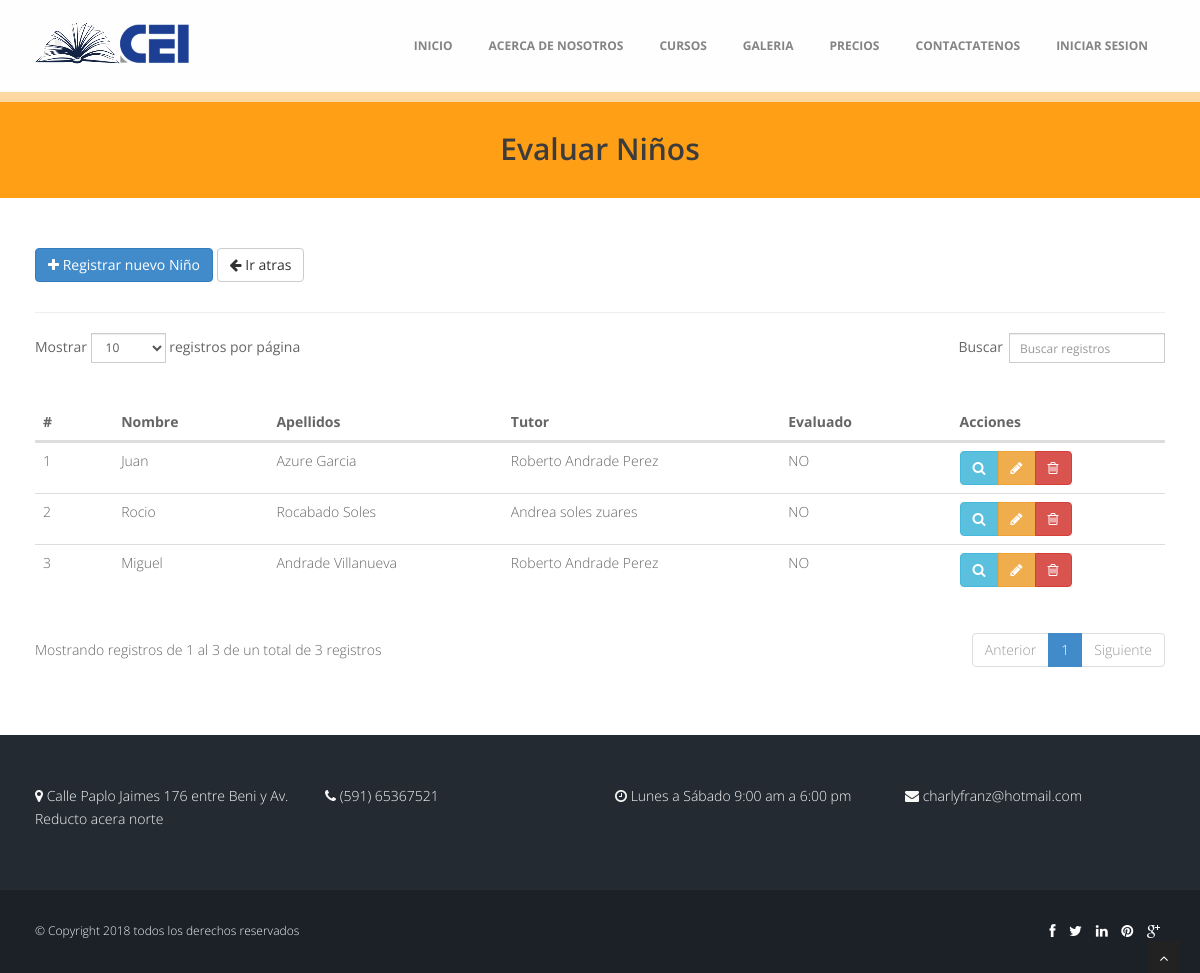
/index.php/admin/ninos/evaluar, run on the app's committed database.
### tables this page shows
CREATE TABLE `nino` (
  `ID_NINO` int(11) NOT NULL,
  `ID_TUTOR` int(11) DEFAULT NULL,
  `ID_RELACION_TUTOR` int(11) DEFAULT NULL,
  `ID_GRUPO` int(11) DEFAULT NULL,
  `URL_FOTO` varchar(30) DEFAULT NULL,
  `NOMBRE` varchar(20) DEFAULT NULL,
  `AP_PATERNO` varchar(20) DEFAULT NULL,
  `AP_MATERNO` varchar(20) DEFAULT NULL,
  `GENERO` varchar(15) DEFAULT NULL,
  `CI` int(11) DEFAULT NULL,
  `FECHA_NACIMIENTO` varchar(10) DEFAULT NULL,
  `FECHA_REGISTRO` varchar(10) DEFAULT NULL,
  `HABILITADO` tinyint(1) DEFAULT NULL
);

### application/controllers/admin/ninos.php (called while the page is built, shortened)
<?php
class Ninos extends CI_Controller {
  public function __construct(){
    $this->load->helper(array('form', 'url'));
    $this->load->model("model_ninos");
    $this->load->model("model_tutores");
    $this->load->model("model_relacion_tutor");
    $this->load->model("model_grupo");
  }
  public function evaluar(){
    $data = array(
      'ninos' => $this->model_ninos->getAll(),
    );
		$this->load->view('header');
		$this->load->view('admin/ninos/n_vista_evaluar', $data);
		$this->load->view('footer');
  }
}

### index.php (called while the page is built, shortened)
<?php
require_once BASEPATH.'core/CodeIgniter.php';

### application/models/model_ninos.php (called while the page is built, shortened)
<?php
class Model_ninos extends CI_Model {
  public function getAll(){
    $this->db->select("n.* , CONCAT(t.NOMBRE,  ' ', t.AP_PATERNO, ' ', t.AP_MATERNO) as ID_TUTOR");
    $this->db->from("nino n");
    $this->db->join("tutor t", "n.ID_TUTOR = t.ID_TUTOR");
    $this->db->where("n.HABILITADO", "1");
    $resultados = $this->db->get();
    return $resultados->result();
  }
}

### application/views/admin/ninos/n_vista_evaluar.php (the view, shortened to what this page needs)
<section id="inner-headline">
	<div class="container">
		<div class="row">
			<div class="col-lg-12">
				<h2 class="pageTitle"> Evaluar Niños
				</h2>
			</div>
		</div>
	</div>
	</section>
	<section id="content">
		<div class="container">
    <div class="row">
      <div class="col-md-12">
        <a href="<?php echo base_url();?>admin/ninos/add" class="btn btn-primary btn-flat"><span class="fa fa-plus"></span> Registrar nuevo Niño</a>
        <a href="<?php echo base_url();?>" class="btn btn-default btn-flat"><span class="fa fa-arrow-left"></span> Ir atras</a>
      </div>
    </div><hr>
    <div class="row">
      <div class="col-md-12">
        <table id="example1" class="table">
          <thead>
            <tr>
              <th>#</th>
              <th>Nombre</th>
              <th>Apellidos</th>
              <th>Tutor</th>
              <th>Evaluado</th>
              <th>Acciones</th>
            </tr>
          </thead>
          <tbody>
            <?php if(!empty($ninos)):?>
            <?php foreach($ninos as $nino):?>
              <tr>
                <td><?php echo $nino->ID_NINO;?></td>
                <td><?php echo $nino->NOMBRE;?></td>
                <td><?php echo $nino->AP_PATERNO.' '.$nino->AP_MATERNO;?></td>
                <td><?php echo $nino->ID_TUTOR;?></td>
                <td><?php echo $nino->HABILITADO==0? 'SI': 'NO';?></td>
                <?php $data_nino=$nino->ID_NINO."*".$nino->ID_TUTOR."*".$nino->ID_RELACION_TUTOR."*".$nino->ID_GRUPO."*".$nino->URL_FOTO."*".$nino->NOMBRE."*".$nino->AP_PATERNO."*".$nino->AP_MATERNO."*".$nino->GENERO."*".$nino->CI."*".$nino->FECHA_NACIMIENTO."*".$nino->FECHA_REGISTRO."*".$nino->HABILITADO."*".base_url();?>
                <td>
                <div class="btn-group text-center">
                  <button type="button" class="btn btn-info btn-ver-nino" data-toggle="modal" data-target="#myModal" value="<?php echo $data_nino;?>" id="btn-ver-nino">
                    <span class="fa fa-search"></span>
                  </button>
                  <a href="<?php echo base_url()?>admin/ninos/edit/<?php echo $nino->ID_NINO;?>" class="btn btn-warning">
                    <span class="fa fa-pencil"></span>
                  </a>
                  <a href="<?php echo base_url()?>admin/ninos/delete/<?php echo $nino->ID_NINO;?>" class="btn btn-danger btn-delete" id="btn-delete">
                    <span class="fa fa-trash-o"></span>
                  </a>
                </div>
                </td>
              </tr>
            <?php endforeach;?>
            <?php endif;?>
          </tbody>
        </table>
      </div>
    </div>
    </div>
</section>

### assets/css/style.css (style rules this page uses)
body { font-family:'Open Sans', Arial, sans-serif; font-size:14px; font-weight:300; line-height:1.6em; color:#656565; }
h1,h2, h3, h4, h5, h6 { font-family:'Open Sans', Arial, sans-serif; font-weight: 600; line-height:1.1em; color: #3C3C3C; margin-bottom: 20px; }
.container { padding:0 20px 0 20px; position:relative; }
.row,.row-fluid { margin-bottom:30px; }
.pageTitle { color: #3C3C3C;margin: 30px 0 3px;display: inline-block; }
#content { position:relative; background:#fff; padding:50px 0 0px 0; }
#inner-headline { background: #FF9F16; position:relative; margin:0; padding:0; color:#fefefe; border-top: 10px solid #FED8A1; text-align: center; }

### data on the page
nino: ID_NINO "1", NOMBRE "Juan", AP_PATERNO "Azure", AP_MATERNO "Garcia", ID_TUTOR "Roberto Andrade Perez", HABILITADO "NO"
nino: ID_NINO "2", NOMBRE "Rocio", AP_PATERNO "Rocabado", AP_MATERNO "Soles", ID_TUTOR "Andrea soles zuares", HABILITADO "NO"
nino: ID_NINO "3", NOMBRE "Miguel", AP_PATERNO "Andrade", AP_MATERNO "Villanueva", ID_TUTOR "Roberto Andrade Perez", HABILITADO "NO"
